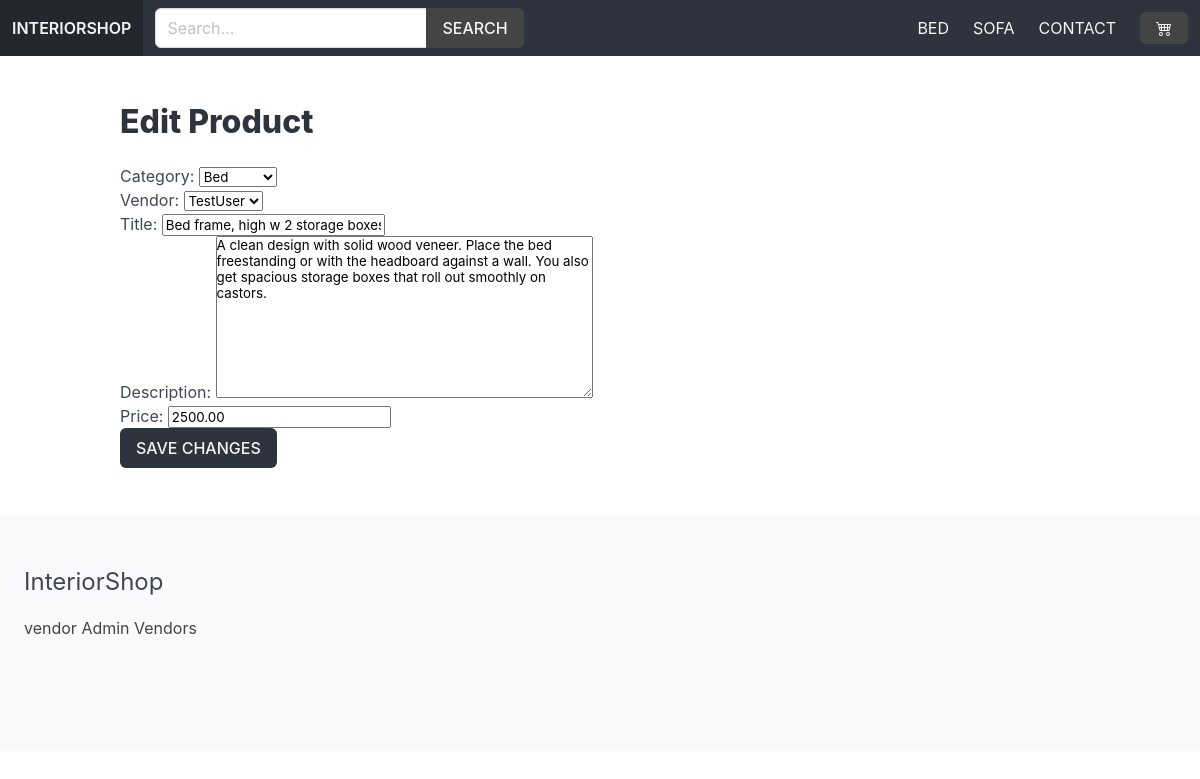
/vendors/edit-product/5/ (signed in), run on the app's committed database.
### product/models.py (models this page shows, shortened)
class Category(models.Model):
    title = models.CharField(max_length=255)
    slug = models.SlugField(max_length=255)
    ordering = models.IntegerField(default=0)
    class Meta:
        ordering = ['ordering']
    def __str__(self):
        return self.title

class Product(models.Model):
    category = models.ForeignKey(Category, related_name='products', on_delete=models.CASCADE)
    vendor = models.ForeignKey(Vendor, related_name='products', on_delete=models.CASCADE)
    title = models.CharField(max_length=255)
    slug = models.SlugField(max_length=255)
    description = models.TextField(blank=True, null=True)
    price = models.DecimalField(max_digits=6, decimal_places=2)
    date_added = models.DateTimeField(auto_now_add=True)
    class Meta:
        ordering = ['-date_added']

### vendor/views.py (the view)
# urls.py: path('edit-product/<int:pk>/', views.edit_product, name='edit_product'),
@login_required
def edit_product(request, pk):
    vendor = request.user.vendor
    product = vendor.products.get(pk=pk)
    if request.method == 'POST':
        product_form = ProductForm(request.POST, instance=product)
        image_form = ProductImageForm(request.POST, request.FILES)
        if product_form.is_valid() and image_form.is_valid():
            product_form.save()
            images = image_form.cleaned_data['images']
            for image in images:
                ProductImage.objects.create(product=product, image=image)
            return redirect('vendor_admin')
    else:
        product_form = ProductForm(instance=product)
        image_form = ProductImageForm()
    return render(request, 'vendor/edit_product.html', {'product_form':product_form, 'image_form':image_form, 'product':product})

### vendor/forms.py
class ProductForm(forms.ModelForm):
    class Meta:
        model = Product
        fields = ['category', 'vendor', 'title', 'description', 'price']

class ProductImageForm(forms.Form):
    images = MultiFileField(min_num=1, max_num=5, required=True)

### cart/cart.py (called while the page is built)
    def __len__(self):
        return sum(item['quantity'] for item in self.cart.values())

### cart/context_processors.py (called while the page is built)
def cart(request):
    return {'cart':Cart(request)}

### product/context_processors.py (called while the page is built)
def menu_categories(request):
    categories = Category.objects.all()
    return {'menu_categories':categories}

### vendor/models.py (called while the page is built)
    def __str__(self):
        return self.name

### vendor/templates/vendor/edit_product.html (shortened to what this page needs)
{% extends 'main/base.html' %}
{% block content %}
    <h1 class="title">Edit Product</h1>
    <form method="POST" enctype="multipart/form-data">
        {{product_form.as_p}}
        <div class="field">
            <div class="control">
                <button class="button is-dark is-uppercase">
                    Save Changes
                </button>
            </div>
        </div>
    </form>
{% endblock %}

### main/templates/main/base.html (shortened to what this page needs)
{% load static %}
<!DOCTYPE html>
<html>
  <head>
    <link
      rel="stylesheet"
      href="https://cdn.jsdelivr.net/npm/bulma@1.0.2/css/bulma.min.css"
    />
    <link
      rel="stylesheet"
      href="{% static 'styles/main.css' %}"
    />
  </head>
  <body>
    <nav class="navbar is-dark">
      <div class="navbar-brand">
        <a href="/" class="navbar-item"><strong>InteriorShop</strong></a>
      </div>
      <div class="navbar-menu" id="main-navbar">
        <div class="navbar-start">
          <div class="navbar-item">
          <form method="GET" action="{% url 'search' %}">
            <div class="field has-addons">
              <div class="control">
                <input type="text" class="input" placeholder="Search..." name="query">
              </div>
              <div class="control">
                <button class="button is-dark is-uppercase">Search</button>
              </div>
            </div>
          </form>
        </div>
        </div>
        {% for category in menu_categories %}
          <a href="{% url 'category' category.slug %}" class="navbar-item">{{category.title}}</a>
        {% endfor %}
        <a href="{% url 'contact' %}" class="navbar-item">Contact</a>
        <div class="navbar-item">
          <a href="{% url 'cart' %}" class="button is-dark">
          {% if cart %} ({{cart | length}}) {% endif %}</a>
        </div>
      </div>
    </nav>
    <section class="section">
        <div class="container">
          {% block content %}
          {% endblock %}
        </div>
    </section>
    <footer class="footer">
      <h3 class="is-size-4 mb-4">InteriorShop</h3>
      {% if request.user.is_authenticated %}
        <a href="{% url 'vendor_admin' %}">vendor Admin</a>
      {% else %}
        <a href="{% url 'become_vendor' %}">Become vendor</a>
      {% endif %}
      <a href="{% url 'vendors' %}">Vendors</a>
    </footer>
  </body>
</html>

### static/styles/main.css (style rules this page uses)
.navbar { text-transform: uppercase; }
.navbar .is-dark { background-color: #444; }
.footer a { margin-bottom: 15px; display: inline-block; color: #444; }
.input, .button { border-radius = 0; }

### data on the page
Category: title "BED", title "Bed frame, high w 2 storage boxes"
Category: title "SOFA"
Product: category "Bed", vendor "TestUser", description "A clean design with solid wood veneer. Place the bed freestanding or with the headboard against a wall. You also get spacious storage boxes that roll out smoothly on castors.", price "2500.00"
